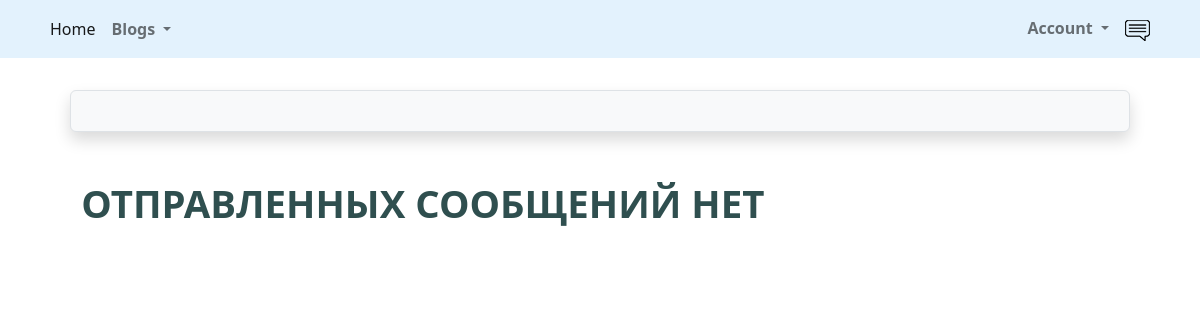
The app's page /accounts/profile/outbox (signed in), older data.
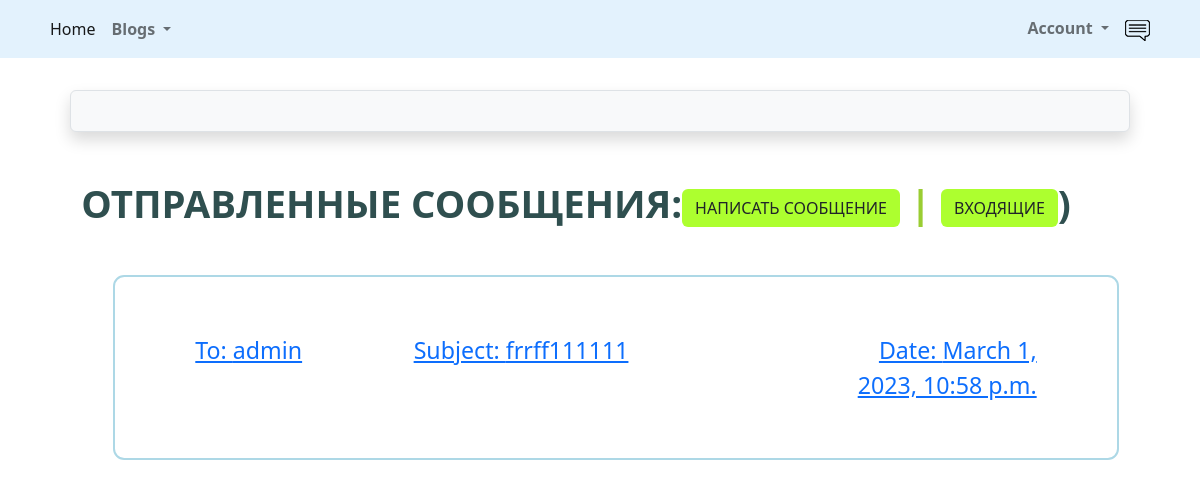
The same page, newer data.
### src/accounts/models.py (models this page shows, shortened)
class Message(models.Model):
    sender = models.ForeignKey(User, on_delete=models.SET_NULL, null=True, blank=True)
    recipient = models.ForeignKey(User, on_delete=models.SET_NULL, null=True, blank=True, related_name='messages')
    name = models.CharField(max_length=200, null=True, blank=True)
    subject = models.CharField(max_length=200, null=True, blank=True)
    body = models.TextField(max_length=1000)
    is_readed = models.BooleanField(default=False, null=True)
    created = models.DateTimeField(auto_now_add=True)
    id = models.UUIDField(default=uuid.uuid4, unique=True, primary_key=True, editable=False)
    class Meta:
        ordering = ['is_readed', '-created']

class User(AbstractUser):
    is_activated = models.BooleanField(default=True, db_index=True)
    avatar = models.ImageField(upload_to=avatar_place, default='profile/default.png')
    birthday = models.DateField(null=True, blank=True)
    city = models.CharField(max_length=50, null=True, blank=True)
    class Meta(AbstractUser.Meta):
        db_table = 'user'
    def __str__(self):
        return self.username

### src/accounts/views.py (the view)
# urls.py: path('profile/outbox', Outbox.as_view(), name='outbox'),
class Outbox(LoginRequiredMixin, ListView):
    model = Message
    template_name = 'messages/outbox.html'
    def get_queryset(self):
        queryset = Message.objects.filter(sender_id=self.request.user.pk).select_related('sender').order_by('-created')
        return queryset

### src/accounts/templates/messages/outbox.html
{% extends 'base.html' %}
{% load static %}
{% block content %}
    <link rel="stylesheet" type="text/css" href="{% static 'message/css/message.css' %}">
<main class="inbox my-xl">
  <div class="content-box">
        {% if message_list %}
            <h3 class="inbox__title">Отправленные сообщения:<span><a href="{% url 'accounts:create_message' %}" class="btn btn--sub btn--lg"> Написать сообщение </a> | <a href="{% url 'accounts:inbox' %}" class="btn btn--sub btn--lg">Входящие</a></span>)</h3>
  <ul class="messages">
      {% for sent_message in message_list %}
      <li class="message">
        <a href="{% url 'accounts:out_message' sent_message.id %}">
          <span class="message__author">To: {{sent_message.recipient}}</span>
          <span class="message__subject">Subject: {{sent_message.subject}}</span>
          <span class="message__date">Date: {{sent_message.created}}</span>
        </a>
      </li>
      {% endfor %}
    </ul>
  {% else %}
      <h3 class="inbox__title">Отправленных сообщений нет</h3>
  {% endif %}
  </div>
</main>
{% endblock content %}

### src/templates/base.html (shortened to what this page needs)
<!DOCTYPE html>
<html lang="en">
<head>
    <link href="https://cdn.jsdelivr.net/npm/bootstrap@5.2.2/dist/css/bootstrap.min.css" rel="stylesheet"
>
    <link rel="stylesheet" href="https://cdn.jsdelivr.net/npm/bootstrap-icons@1.9.1/font/bootstrap-icons.css">
</head>
    <body>
        {% include 'includes/header.html' %}
        <div class="container mt-1 pt-1">
        <div class="container mt-1 pt-1">
            <div class="border rounded text-center p-3 m-3 mb-5 bg-light shadow">
            </div>
            {% block content %}{% endblock %}
        </div>
    </body>
</html>

### src/templates/includes/header.html (shortened to what this page needs)
{% load static %}
<nav class="navbar navbar-expand-lg sticky-top"  style="background-color: #e3f2fd;">
  <div class="container">
    <div class="collapse navbar-collapse" id="navbarSupportedContent">
      <ul class="navbar-nav me-auto mb-2 mb-lg-0">
        <li class="nav-item">
          <a class="nav-link active" aria-current="page" href="{% url 'index' %}">Home</a>
        </li>
        <li class="nav-item dropdown">
          <a class="nav-link dropdown-toggle" href="#" role="button" data-bs-toggle="dropdown" aria-expanded="false">
              <strong>Blogs</strong>
          </a>
      </ul>
        <div class="d-flex">
            <ul class="navbar-nav me-auto mb-2 mb-lg-0">
        <li class="nav-item dropdown">
          <a class="nav-link dropdown-toggle" href="#" role="button" data-bs-toggle="dropdown" aria-expanded="false">
            <strong>Account</strong>
          </a>
            {% if user.is_authenticated %}
             <li class="nav-item">
          <a class="nav-link active" aria-current="page" href="{% url 'accounts:inbox' %}"><img src="{% static 'message/img/84139.png' %}"></a>
        </li> {% endif %}
        </div>
    </div>
  </div>
</nav>

### src/accounts/static/message/css/message.css (style rules this page uses)
.message { padding: 2.5rem 0; }
.message > a span { font-size: 1.45rem; font-weight: 500; }
.message > a { display: flex; gap: 1rem; }
.message__author, .message__date { flex-basis: 25%; }
.message__subject { flex-basis: 50%; }
.message__date { text-align: right; }
.message.message { list-style: none; background: white; padding: 3.5rem 5rem; border: 2px solid lightblue; border-radius: 0.7rem; }
.inbox { height: 90vh; }
.inbox__title, .inbox__title span { font-size: 2.4rem; font-weight: 700; color: darkslategrey; text-transform: uppercase; text-align: left; margin-bottom: 3rem; }
.inbox__title span { color: yellowgreen; }
.content-box { width: 95%; max-width: 85rem; margin: 0 auto; }
.btn--sub { background-color: greenyellow; }

Row changes from the older to the newer data that the page shows:
added Message: recipient "admin", subject "frrff111111", created "March 1, 2023, 10:58 p.m."
Text that changed along with them:
text no longer shown: "ОТПРАВЛЕННЫХ СООБЩЕНИЙ НЕТ"
text now shown: "ОТПРАВЛЕННЫЕ СООБЩЕНИЯ: НАПИСАТЬ СООБЩЕНИЕ | ВХОДЯЩИЕ )"
